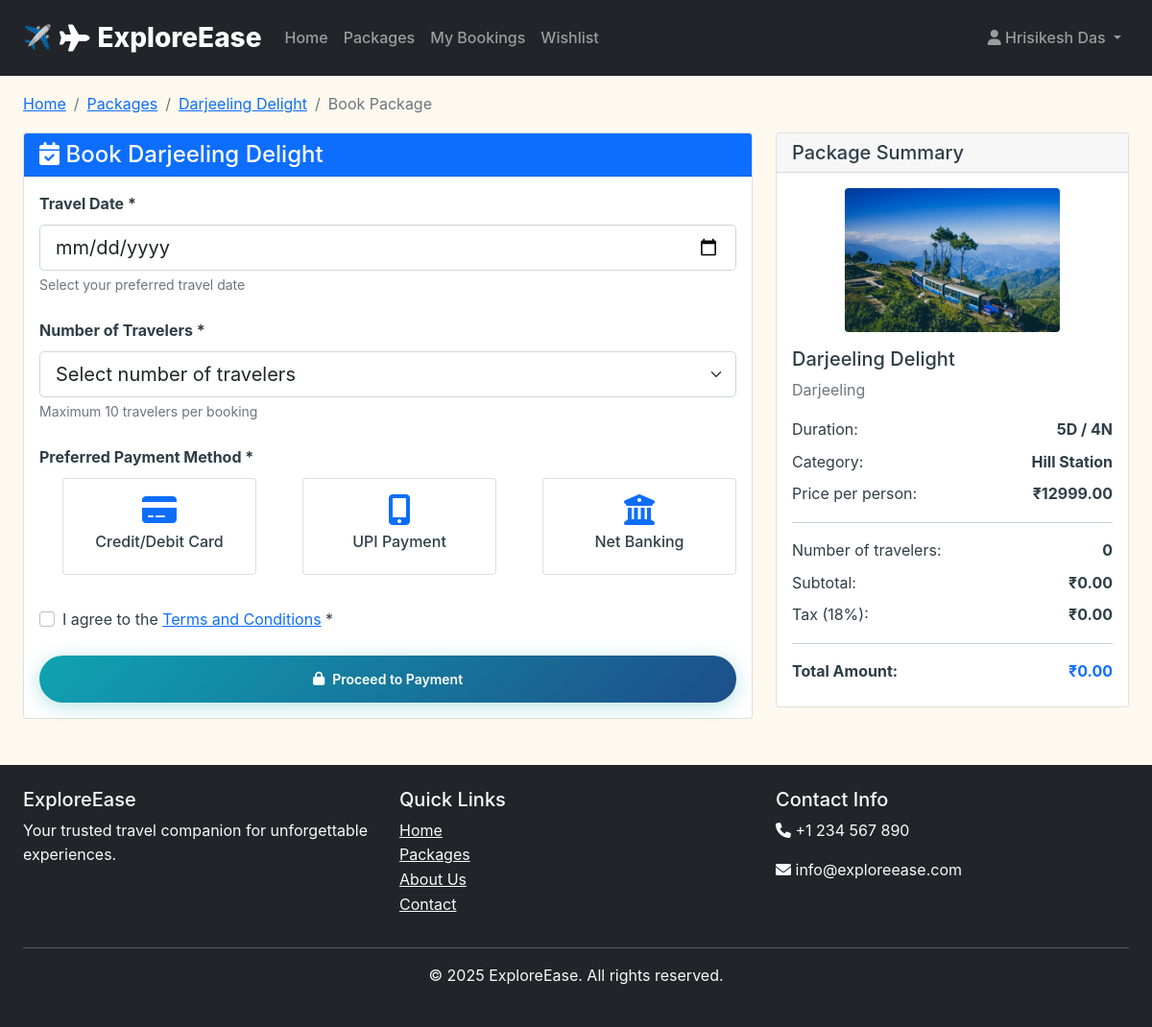
The page /book/1 (signed in) on the database its author committed.
### tables this page shows
CREATE TABLE users
                 (id INTEGER PRIMARY KEY AUTOINCREMENT,
                  name TEXT NOT NULL,
                  email TEXT UNIQUE NOT NULL,
                  password TEXT NOT NULL,
                  is_admin BOOLEAN DEFAULT FALSE,
                  created_at DATETIME DEFAULT CURRENT_TIMESTAMP);

CREATE TABLE packages
                 (id INTEGER PRIMARY KEY AUTOINCREMENT,
                  name TEXT NOT NULL,
                  destination TEXT NOT NULL,
                  category TEXT NOT NULL,
                  duration TEXT NOT NULL,
                  price REAL NOT NULL,
                  rating REAL NOT NULL,
                  latitude REAL NOT NULL,
                  longitude REAL NOT NULL,
                  description TEXT NOT NULL,
                  image TEXT NOT NULL,
                  region TEXT NOT NULL,
                  itinerary TEXT NOT NULL,
                  inclusions TEXT NOT NULL,
                  available_slots INTEGER DEFAULT 50,
                  is_active BOOLEAN DEFAULT TRUE,
                  created_at DATETIME DEFAULT CURRENT_TIMESTAMP);

### app.py (the view, shortened to what this page needs)
@app.route('/book/<int:package_id>', methods=['GET', 'POST'])
@login_required
def book_package(package_id):
    conn = sqlite3.connect('database.db')
    c = conn.cursor()
    c.execute('SELECT * FROM packages WHERE id = ?', (package_id,))
    package = c.fetchone()
    conn.close()
    if not package:
        flash('Package not found!', 'error')
        return redirect(url_for('packages'))
    return render_template('booking.html', package=package)

### templates/booking.html (shortened to what this page needs)
{% extends "base.html" %}
{% block content %}
<div class="container mt-4">
    <div class="row">
        <div class="col-12">
            <nav aria-label="breadcrumb">
                <ol class="breadcrumb">
                    <li class="breadcrumb-item"><a href="{{ url_for('index') }}">Home</a></li>
                    <li class="breadcrumb-item"><a href="{{ url_for('packages') }}">Packages</a></li>
                    <li class="breadcrumb-item"><a href="{{ url_for('package_detail', package_id=package[0]) }}">{{ package[1] }}</a></li>
                    <li class="breadcrumb-item active">Book Package</li>
                </ol>
            </nav>
        </div>
    </div>
    <div class="row">
        <div class="col-lg-8">
            <div class="card">
                <div class="card-header bg-primary text-white">
                    <h4 class="mb-0"><i class="fas fa-calendar-check"></i> Book {{ package[1] }}</h4>
                </div>
                <div class="card-body">
                    <form method="POST" action="{{ url_for('book_package', package_id=package[0]) }}">
                        <div class="mb-4">
                            <label for="travel_date" class="form-label fw-bold">Travel Date *</label>
                            <input type="date" class="form-control form-control-lg" id="travel_date" name="travel_date"
                                   min="{{ today }}" required>
                            <div class="form-text">Select your preferred travel date</div>
                        </div>
                        <div class="mb-4">
                            <label for="travelers" class="form-label fw-bold">Number of Travelers *</label>
                            <select class="form-select form-select-lg" id="travelers" name="travelers" required>
                                <option value="">Select number of travelers</option>
                            </select>
                            <div class="form-text">Maximum 10 travelers per booking</div>
                        </div>
                        <div class="mb-4">
                            <label class="form-label fw-bold">Preferred Payment Method *</label>
                            <div class="row">
                                <div class="col-md-4 mb-2">
                                    <div class="form-check card-option">
                                        <label class="form-check-label w-100" for="card">
                                            <div class="card h-100 text-center">
                                                <div class="card-body">
                                                    <i class="fas fa-credit-card fa-2x text-primary mb-2"></i>
                                                    <h6>Credit/Debit Card</h6>
                                                </div>
                                            </div>
                                        </label>
                                    </div>
                                </div>
                                <div class="col-md-4 mb-2">
                                    <div class="form-check card-option">
                                        <label class="form-check-label w-100" for="upi">
                                            <div class="card h-100 text-center">
                                                <div class="card-body">
                                                    <i class="fas fa-mobile-alt fa-2x text-primary mb-2"></i>
                                                    <h6>UPI Payment</h6>
                                                </div>
                                            </div>
                                        </label>
                                    </div>
                                </div>
                                <div class="col-md-4 mb-2">
                                    <div class="form-check card-option">
                                        <label class="form-check-label w-100" for="netbanking">
                                            <div class="card h-100 text-center">
                                                <div class="card-body">
                                                    <i class="fas fa-university fa-2x text-primary mb-2"></i>
                                                    <h6>Net Banking</h6>
                                                </div>
                                            </div>
                                        </label>
                                    </div>
                                </div>
                            </div>
                        </div>
                        <div class="mb-4">
                            <div class="form-check">
                                <input class="form-check-input" type="checkbox" id="terms" required>
                                <label class="form-check-label" for="terms">
                                    I agree to the <a href="#" data-bs-toggle="modal" data-bs-target="#termsModal">Terms and Conditions</a> *
                                </label>
                            </div>
                        </div>
                        <div class="d-grid">
                            <button type="submit" class="btn btn-primary btn-lg">
                                <i class="fas fa-lock"></i> Proceed to Payment
                            </button>
                        </div>
                    </form>
                </div>
            </div>
        </div>
        <div class="col-lg-4">
            <div class="card sticky-top" style="top: 100px;">
                <div class="card-header">
                    <h5 class="mb-0">Package Summary</h5>
                </div>
                <div class="card-body">
                    <div class="text-center mb-3">
                        <img src="{{ url_for('static', filename='images/' + package[10]) }}"
                             alt="{{ package[1] }}" class="img-fluid rounded" style="max-height: 150px;">
                    </div>
                    <h5>{{ package[1] }}</h5>
                    <p class="text-muted">{{ package[2] }}</p>
                    <div class="package-details">
                        <div class="d-flex justify-content-between mb-2">
                            <span>Duration:</span>
                            <strong>{{ package[4] }}</strong>
                        </div>
                        <div class="d-flex justify-content-between mb-2">
                            <span>Category:</span>
                            <strong>{{ package[3] }}</strong>
                        </div>
                        <div class="d-flex justify-content-between mb-2">
                            <span>Price per person:</span>
                            <strong>₹{{ "%.2f"|format(package[5]) }}</strong>
                        </div>
                        <hr>
                        <div class="d-flex justify-content-between mb-2">
                            <span>Number of travelers:</span>
                            <strong id="travelers-count">0</strong>
                        </div>
                        <div class="d-flex justify-content-between mb-2">
                            <span>Subtotal:</span>
                            <strong id="subtotal">₹0.00</strong>
                        </div>
                        <div class="d-flex justify-content-between mb-2">
                            <span>Tax (18%):</span>
                            <strong id="tax">₹0.00</strong>
                        </div>
                        <hr>
                        <div class="d-flex justify-content-between mb-2">
                            <span><strong>Total Amount:</strong></span>
                            <strong id="total-amount" class="text-primary">₹0.00</strong>
                        </div>
                    </div>
                </div>
            </div>
        </div>
    </div>
</div>
{% endblock %}

### templates/base.html (shortened to what this page needs)
<!DOCTYPE html>
<html lang="en">
<head>
    <link href="https://cdn.jsdelivr.net/npm/bootstrap@5.1.3/dist/css/bootstrap.min.css" rel="stylesheet">
    <link rel="stylesheet" href="https://cdnjs.cloudflare.com/ajax/libs/font-awesome/6.0.0/css/all.min.css">
    <link rel="stylesheet" href="{{ url_for('static', filename='css/style.css') }}?v=1.1">
</head>
<body>
    <nav class="navbar navbar-expand-lg navbar-dark bg-dark">
        <div class="container">
            <a class="navbar-brand" href="{% if current_user.is_authenticated and current_user.is_admin %}{{ url_for('admin') }}{% else %}{{ url_for('index') }}{% endif %}">
                <i class="fas fa-plane"></i> ExploreEase
            </a>
            <div class="collapse navbar-collapse" id="navbarNav">
                <ul class="navbar-nav me-auto">
                    {% if current_user.is_authenticated %}
                        {% if current_user.is_admin %}
                            <li class="nav-item">
                                <a class="nav-link" href="{{ url_for('admin') }}">
                                    <i class="fas fa-tachometer-alt"></i> Dashboard
                                </a>
                            </li>
                            <li class="nav-item">
                                <a class="nav-link" href="{{ url_for('admin_packages') }}">
                                    <i class="fas fa-box"></i> Manage Packages
                                </a>
                            </li>
                            <li class="nav-item">
                                <a class="nav-link" href="{{ url_for('admin_refunds') }}">
                                    <i class="fas fa-undo"></i> Refund Requests
                                </a>
                            </li>
                            <li class="nav-item">
                                <a class="nav-link" href="{{ url_for('admin_users') }}">
                                    <i class="fas fa-users"></i> Manage Users
                                </a>
                            </li>
                        {% else %}
                            <li class="nav-item">
                                <a class="nav-link" href="{{ url_for('index') }}">Home</a>
                            </li>
                            <li class="nav-item">
                                <a class="nav-link" href="{{ url_for('packages') }}">Packages</a>
                            </li>
                            <li class="nav-item">
                                <a class="nav-link" href="{{ url_for('my_bookings') }}">My Bookings</a>
                            </li>
                            <li class="nav-item">
                                <a class="nav-link" href="{{ url_for('view_wishlist') }}">Wishlist</a>
                            </li>
                        {% endif %}
                    {% endif %}
                </ul>
                <ul class="navbar-nav">
                    {% if current_user.is_authenticated %}
                    <li class="nav-item dropdown">
                        <a class="nav-link dropdown-toggle" href="#" id="userDropdown" role="button" data-bs-toggle="dropdown">
                            <i class="fas fa-user"></i> {{ current_user.name }}
                        </a>
                    </li>
                    {% endif %}
                </ul>
            </div>
        </div>
    </nav>
    <main>
        {% block content %}{% endblock %}
    </main>
    <footer class="bg-dark text-light mt-5">
        <div class="container py-4">
            <div class="row">
                <div class="col-md-4">
                    <h5>ExploreEase</h5>
                    <p>Your trusted travel companion for unforgettable experiences.</p>
                </div>
                <div class="col-md-4">
                    <h5>Quick Links</h5>
                    <ul class="list-unstyled">
                        <li><a href="{{ url_for('index') }}" class="text-light">Home</a></li>
                        <li><a href="{{ url_for('packages') }}" class="text-light">Packages</a></li>
                        <li><a href="#" class="text-light">About Us</a></li>
                        <li><a href="#" class="text-light">Contact</a></li>
                    </ul>
                </div>
                <div class="col-md-4">
                    <h5>Contact Info</h5>
                    <p><i class="fas fa-phone"></i> +1 234 567 890</p>
                    <p><i class="fas fa-envelope"></i> info@exploreease.com</p>
                </div>
            </div>
            <hr>
            <div class="text-center">
                <p>&copy; {{ current_year }} ExploreEase. All rights reserved.</p>
            </div>
        </div>
    </footer>
</body>
</html>

### rows shown on the page
users: name "Hrisikesh Das"
packages: name "Darjeeling Delight", image (picture), destination "Darjeeling", duration "5D / 4N", category "Hill Station", price "12999.00"
